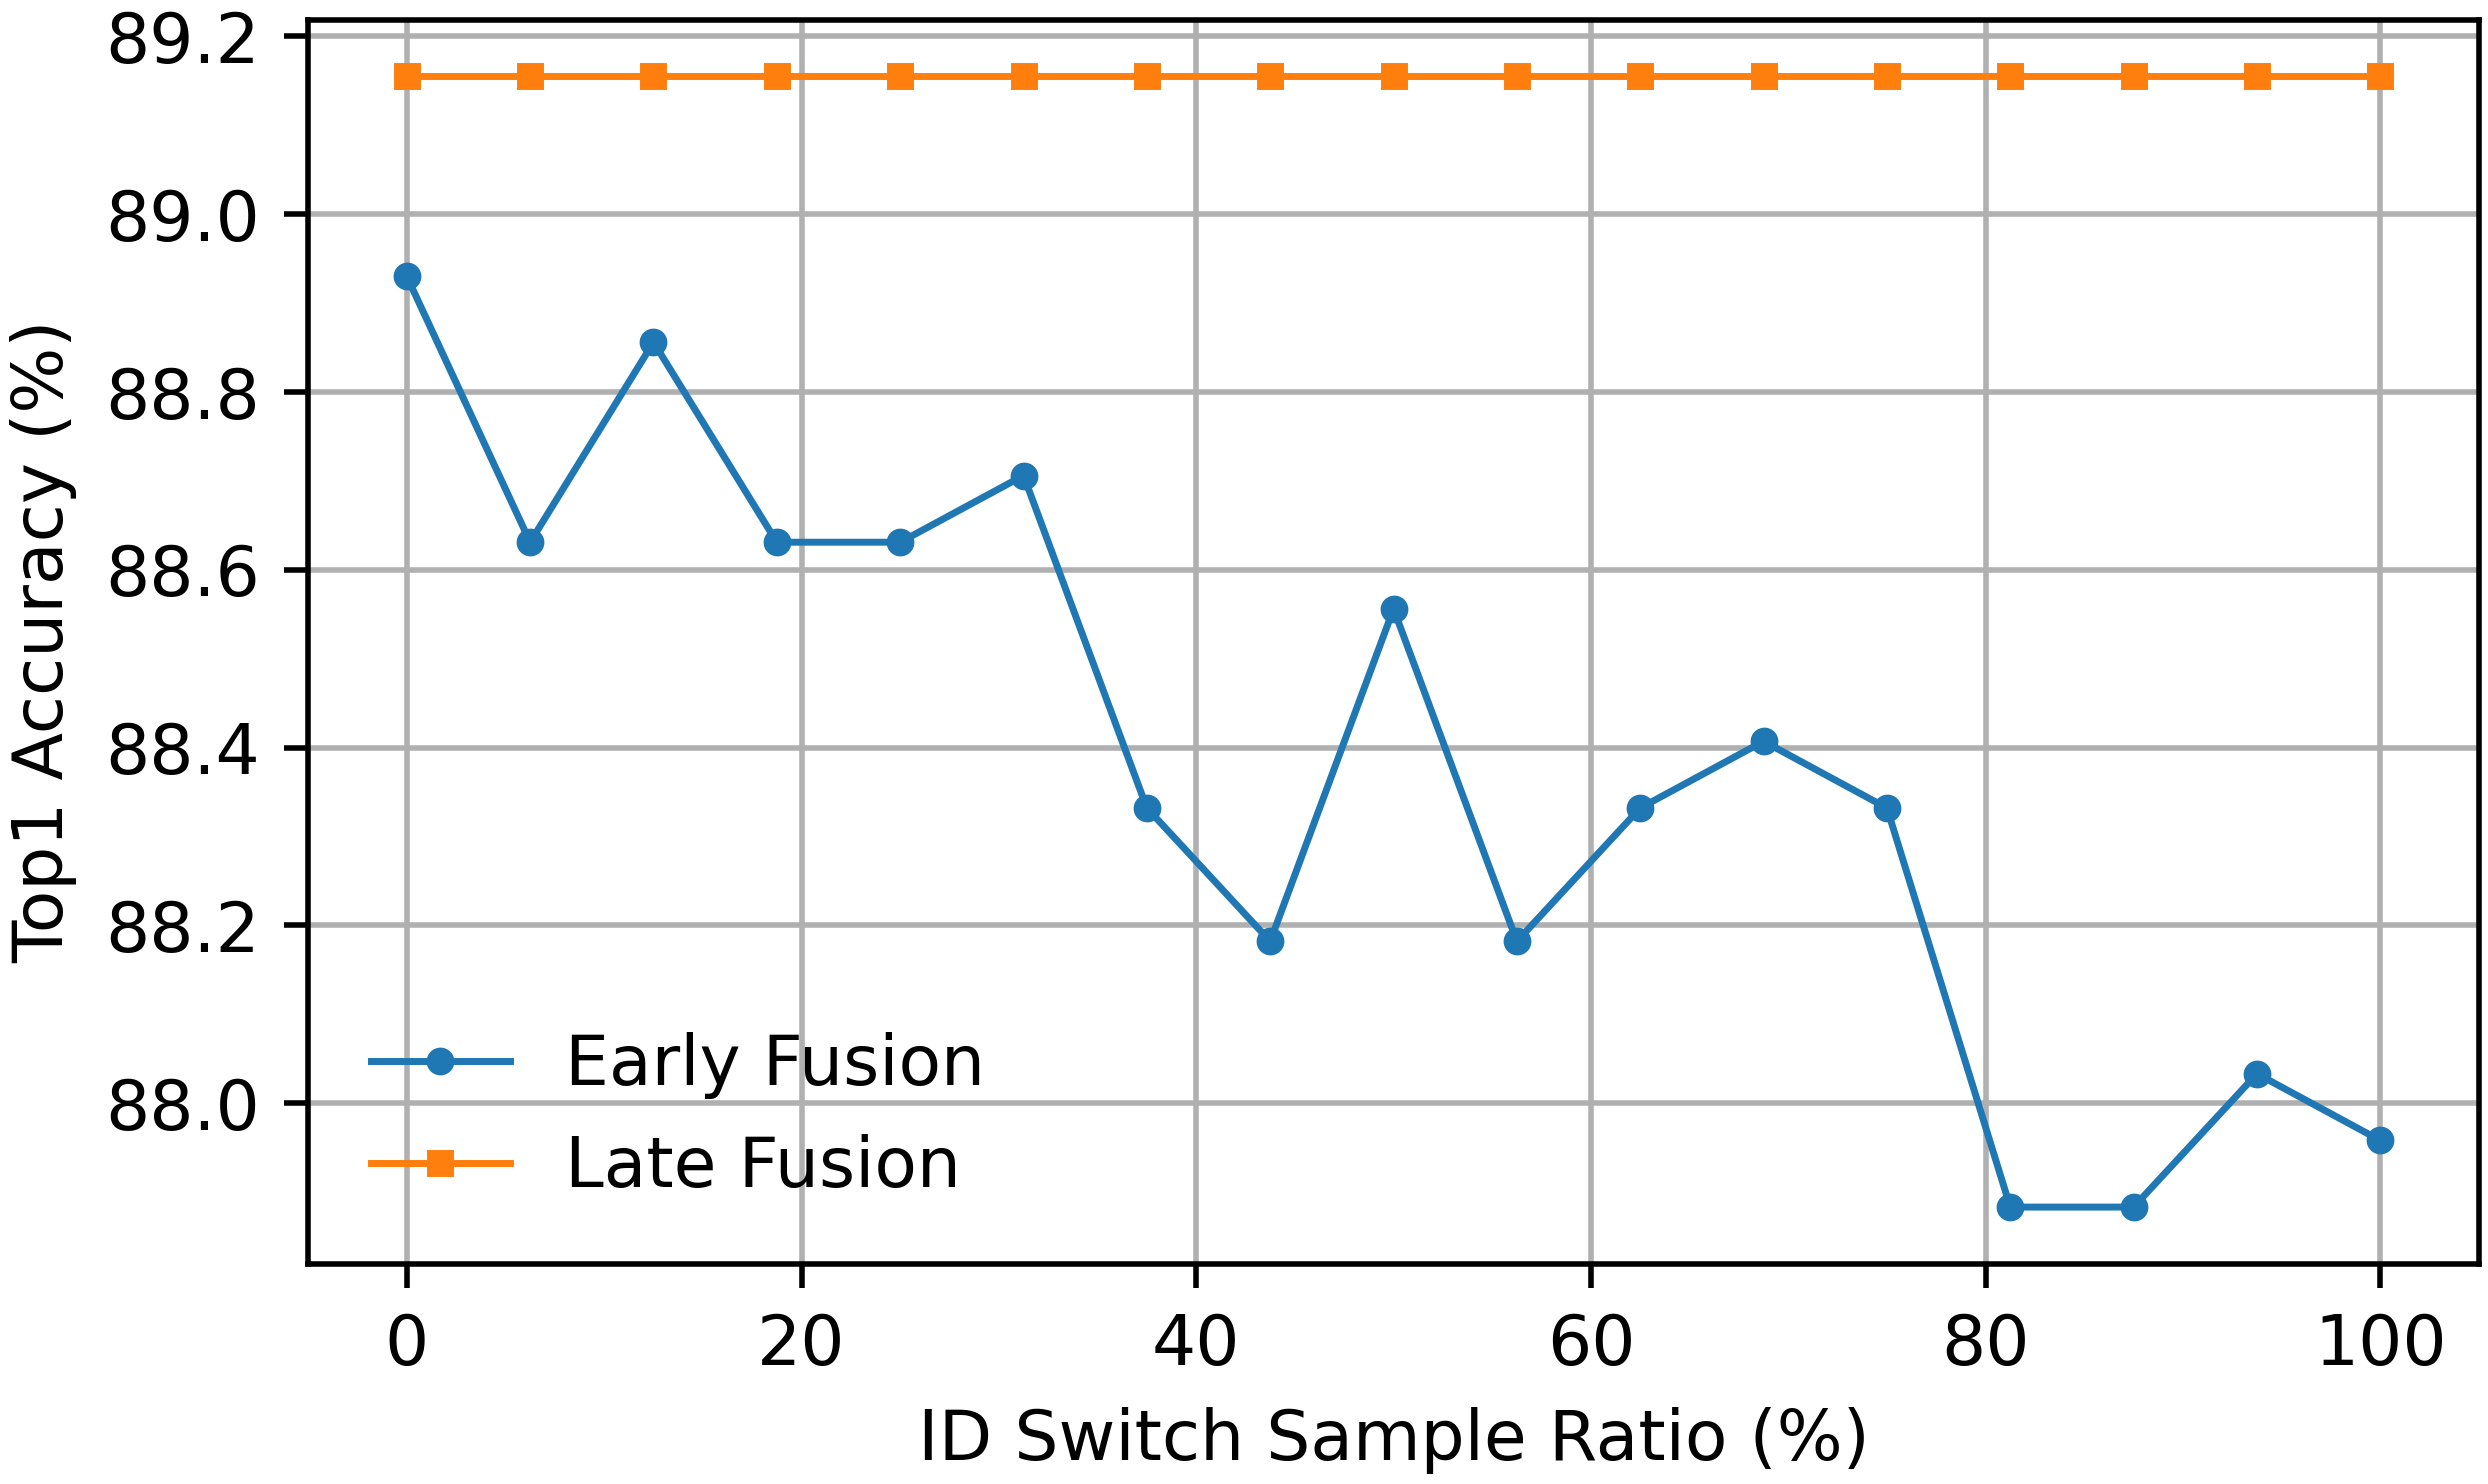

The Python source for this figure:

#
Top1_Acc_Early = [88.930, 88.631, 88.856, 88.631, 88.631, 88.706, 88.332, 88.182, 88.556, 88.182, 88.332, 88.407, 88.332, 87.883, 87.883, 88.033, 87.958]
Top5_Acc_Early = [99.327, 99.327, 99.327, 99.327, 99.327, 99.327, 99.327, 99.327, 99.327, 99.327, 99.327, 99.327, 99.327, 99.327, 99.327, 99.327, 99.327]
Top1_Acc_Late = [89.155, 89.155, 89.155, 89.155, 89.155, 89.155, 89.155, 89.155, 89.155, 89.155, 89.155, 89.155, 89.155, 89.155, 89.155, 89.155, 89.155]
Top5_Acc_Late = [99.551, 99.551, 99.551, 99.551, 99.551, 99.551, 99.551, 99.551, 99.551, 99.551, 99.551, 99.551, 99.551, 99.551, 99.551, 99.551, 99.551]

import matplotlib.pyplot as plt
import numpy as np

# 横轴：ID Switch 样本比例（0% ~ 100%）
x = np.linspace(0, 100, len(Top1_Acc_Early))

# 画图
plt.figure(figsize=(5, 3))   # 控制画布尺寸（宽, 高，单位英寸）

plt.plot(x, Top1_Acc_Early, marker='o', linewidth=1.0, markersize=3, label='Early Fusion')
plt.plot(x, Top1_Acc_Late, marker='s', linewidth=1.0, markersize=3, label='Late Fusion')

plt.xlabel('ID Switch Sample Ratio (%)')
plt.ylabel('Top1 Accuracy (%)')
plt.legend(frameon=False)    # 去掉 legend 边框
plt.grid(True)

plt.tight_layout(pad=0.2)    # 核心：压缩内部留白
plt.savefig(
    "Curve_ID_Switch_Press_Test.png",
    dpi=500,
    bbox_inches="tight",
    pad_inches=0.02          # 核心：压缩外部留白
)
plt.show()
